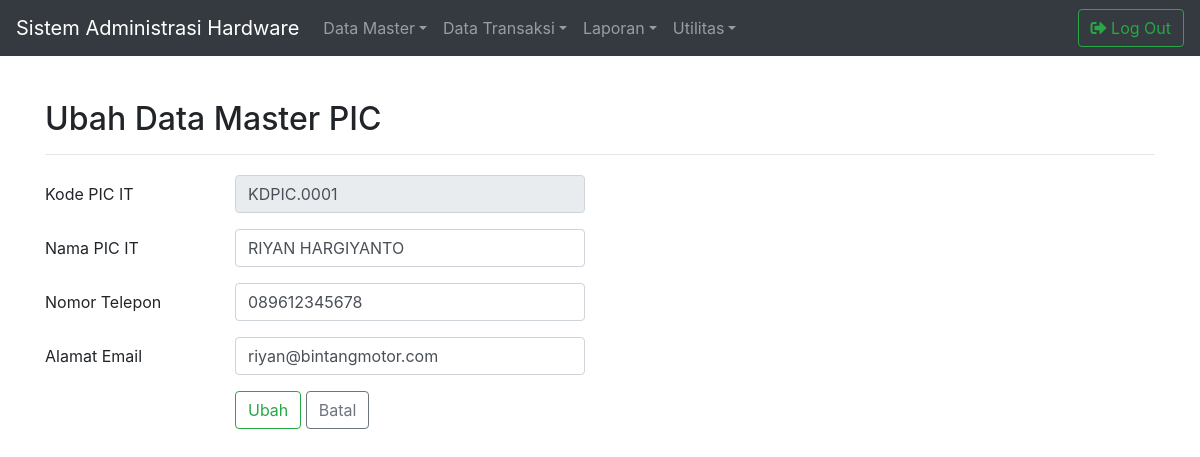
The page /master/UbahDataMstPIC.php?id=KDPIC.0001 (signed in) on the database its author committed.
### tables this page shows
CREATE TABLE `mst_pic_it` (
  `id` varchar(10) NOT NULL,
  `nama_pic_it` varchar(150) NOT NULL,
  `no_telepon` varchar(13) NOT NULL,
  `alamat_email` varchar(100) NOT NULL,
  `tanggal_entri` date NOT NULL,
  `tanggal_pembaruan` date NOT NULL
);

### library/modul.php (called while the page is built, shortened)
<?php
$Koneksi = mysqli_connect("localhost", "root", "", "db_hardware") or die (mysqli_error());
function Query($Query){
	global $Koneksi;
	$HasilQuery	= mysqli_query($Koneksi, $Query);
	$Wadah = [];
	while($Baris = mysqli_fetch_assoc($HasilQuery)){
		$Wadah[] = $Baris;
	}
	return $Wadah;
}
?>

### master/UbahDataMstPIC.php (the view, shortened to what this page needs)
<?php
include_once("../library/modul.php");
$KodePIC = $_GET["id"];
$UbahDataMstPIC = Query("SELECT * FROM mst_pic_it WHERE id = '$KodePIC'")[0];
?>
<html>
<head>
<link rel="stylesheet" href="../library/bootstrap/css/bootstrap.min.css">
<link rel="stylesheet" href="../library/datatables/css/dataTables.bootstrap4.min.css">
<link rel="stylesheet" href="../library/fontawesome/css/all.css">
<link rel="stylesheet" href="../library/custom.css">
<link rel="stylesheet" href="../library/bootstrap4navbar/css/bootstrap-4-navbar.css">
</head>
<body>
<?php include_once ("../library/navbar.php"); ?>
<div class="container">
	<div id="JudulForm">
		<h2>Ubah Data Master PIC</h2>
		<hr>
	</div>
</div>
<div class="container">
	<form action="" method="POST" id="FormEntri">
		<div class="form-group row">
			<label for="KodePIC" class="col-sm-2 col-form-label">Kode PIC IT</label>
			<div class="col-sm-4">
				<input type="text" class="form-control" id="KodePIC" name="id" placeholder="Masukan Kode PIC" value="<?php echo $UbahDataMstPIC["id"]; ?>" readonly/>
			</div>
		</div>
		<div class="form-group row">
			<label for="NamaPIC" class="col-sm-2 col-form-label">Nama PIC IT</label>
			<div class="col-sm-4">
				<input type="text" class="form-control" id="NamaPIC" name="nama_pic_it" placeholder="Masukan Nama PIC" autocomplete="off" maxlength="150" required oninvalid="this.setCustomValidity('Nama PIC IT Harus Diisi.')" oninput="setCustomValidity('')" value="<?php echo $UbahDataMstPIC["nama_pic_it"]; ?>"/>
			</div>
		</div>
		<div class="form-group row">
			<label for="NomorTelepon" class="col-sm-2 col-form-label">Nomor Telepon</label>
			<div class="col-sm-4">
				<input type="phone" class="form-control" id="NomorTelepon" name="no_telepon" placeholder="Masukan Nomor Telepon" autocomplete="off" pattern="^\d{0,13}$" title="Nomor Telepon Harus Menggunakan Angka & Tidak Boleh Lebih Dari 13 Digit." required oninvalid="this.setCustomValidity('Nomor Telepon Harus Diisi.')" oninput="setCustomValidity('')" value="<?php echo $UbahDataMstPIC["no_telepon"]; ?>"/>
			</div>
		</div>
		<div class="form-group row">
			<label for="AlamatEmail" class="col-sm-2 col-form-label">Alamat Email</label>
			<div class="col-sm-4">
				<input type="email" class="form-control" id="AlamatEmail" name="alamat_email" placeholder="Masukan Alamat Email" autocomplete="off"maxlength="100" pattern="[a-z0-9._%+-]+@[a-z0-9.-]+\.[a-z]{2,4}$" title="Format Email: contoh@email.com" required oninvalid="this.setCustomValidity('Alamat Email Harus Diisi.')" oninput="setCustomValidity('')" value="<?php echo $UbahDataMstPIC["alamat_email"]; ?>">
			</div>
		</div>
		<div class="form-group row">
			<label class="col-sm-2 col-form-label"></label>
			<div class="col-sm-4">
				<button type="submit" id="TombolUbah" name="TombolUbah" class="btn btn-outline-success">Ubah</button>
				<a href="../master/FormDataMstPIC.php"><button type="button" id="TombolBatal" name="TombolBatal" class="btn btn-outline-secondary">Batal</button></a>
			</div>
		</div>
	</form>
</div>
</body>
</html>

### library/custom.css (style rules this page uses)
#JudulForm { margin-top: 100px; margin-bottom: 20px; }

### rows shown on the page
mst_pic_it: id "KDPIC.0001", nama_pic_it "RIYAN HARGIYANTO", no_telepon "089612345678", alamat_email "riyan@bintangmotor.com"
